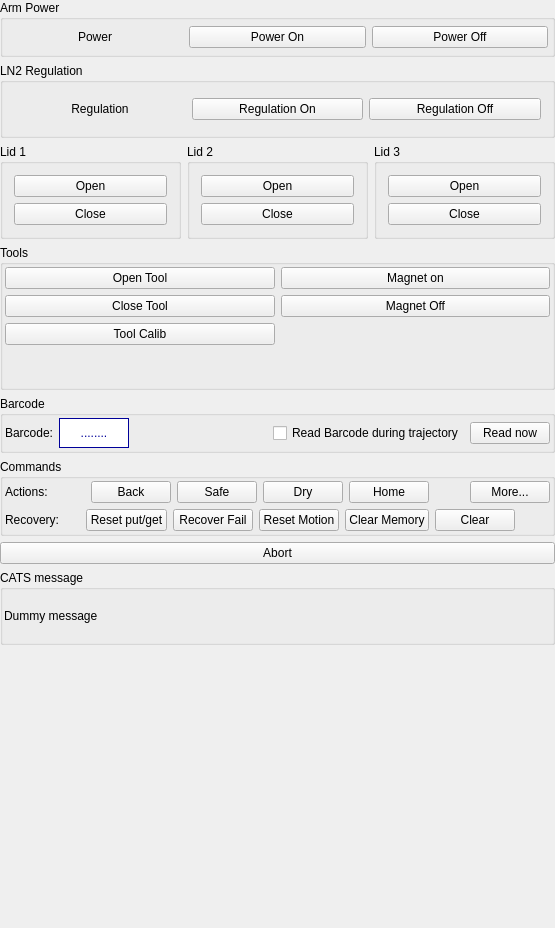
<?xml version="1.0" encoding="UTF-8"?>
<ui version="4.0">
 <class>Qt4_CatsMaintWidget</class>
 <widget class="QWidget" name="Qt4_CatsMaintWidget">
  <property name="geometry">
   <rect>
    <x>0</x>
    <y>0</y>
    <width>555</width>
    <height>928</height>
   </rect>
  </property>
  <property name="sizePolicy">
   <sizepolicy hsizetype="Preferred" vsizetype="Expanding">
    <horstretch>0</horstretch>
    <verstretch>0</verstretch>
   </sizepolicy>
  </property>
  <property name="windowTitle">
   <string>Form1</string>
  </property>
  <layout class="QVBoxLayout" name="verticalLayout_7">
   <property name="margin">
    <number>0</number>
   </property>
   <item>
    <layout class="QVBoxLayout" name="verticalLayout_6" stretch="0,0,0,0,0,0,0,0,1">
     <item>
      <widget class="QGroupBox" name="boxPower">
       <property name="sizePolicy">
        <sizepolicy hsizetype="Preferred" vsizetype="Preferred">
         <horstretch>0</horstretch>
         <verstretch>0</verstretch>
        </sizepolicy>
       </property>
       <property name="title">
        <string>Arm Power</string>
       </property>
       <layout class="QHBoxLayout">
        <property name="leftMargin">
         <number>4</number>
        </property>
        <property name="topMargin">
         <number>2</number>
        </property>
        <property name="rightMargin">
         <number>4</number>
        </property>
        <property name="bottomMargin">
         <number>2</number>
        </property>
        <item>
         <widget class="QLabel" name="lblPowerState">
          <property name="sizePolicy">
           <sizepolicy hsizetype="Preferred" vsizetype="Fixed">
            <horstretch>0</horstretch>
            <verstretch>0</verstretch>
           </sizepolicy>
          </property>
          <property name="minimumSize">
           <size>
            <width>1</width>
            <height>30</height>
           </size>
          </property>
          <property name="text">
           <string>Power</string>
          </property>
          <property name="alignment">
           <set>Qt::AlignCenter</set>
          </property>
          <property name="wordWrap">
           <bool>false</bool>
          </property>
         </widget>
        </item>
        <item>
         <widget class="QPushButton" name="btPowerOn">
          <property name="sizePolicy">
           <sizepolicy hsizetype="Minimum" vsizetype="Fixed">
            <horstretch>0</horstretch>
            <verstretch>0</verstretch>
           </sizepolicy>
          </property>
          <property name="text">
           <string>Power On</string>
          </property>
         </widget>
        </item>
        <item>
         <widget class="QPushButton" name="btPowerOff">
          <property name="sizePolicy">
           <sizepolicy hsizetype="Minimum" vsizetype="Fixed">
            <horstretch>0</horstretch>
            <verstretch>0</verstretch>
           </sizepolicy>
          </property>
          <property name="text">
           <string>Power Off</string>
          </property>
         </widget>
        </item>
       </layout>
      </widget>
     </item>
     <item>
      <widget class="QGroupBox" name="boxRegulation">
       <property name="sizePolicy">
        <sizepolicy hsizetype="Preferred" vsizetype="Preferred">
         <horstretch>0</horstretch>
         <verstretch>0</verstretch>
        </sizepolicy>
       </property>
       <property name="title">
        <string>LN2 Regulation</string>
       </property>
       <layout class="QHBoxLayout" name="horizontalLayout_4">
        <item>
         <widget class="QLabel" name="lblRegulationState">
          <property name="sizePolicy">
           <sizepolicy hsizetype="Preferred" vsizetype="Fixed">
            <horstretch>0</horstretch>
            <verstretch>0</verstretch>
           </sizepolicy>
          </property>
          <property name="minimumSize">
           <size>
            <width>0</width>
            <height>30</height>
           </size>
          </property>
          <property name="text">
           <string>Regulation</string>
          </property>
          <property name="alignment">
           <set>Qt::AlignCenter</set>
          </property>
          <property name="wordWrap">
           <bool>false</bool>
          </property>
         </widget>
        </item>
        <item>
         <widget class="QPushButton" name="btRegulationOn">
          <property name="sizePolicy">
           <sizepolicy hsizetype="Minimum" vsizetype="Fixed">
            <horstretch>0</horstretch>
            <verstretch>0</verstretch>
           </sizepolicy>
          </property>
          <property name="text">
           <string>Regulation On</string>
          </property>
         </widget>
        </item>
        <item>
         <widget class="QPushButton" name="btRegulationOff">
          <property name="sizePolicy">
           <sizepolicy hsizetype="Minimum" vsizetype="Fixed">
            <horstretch>0</horstretch>
            <verstretch>0</verstretch>
           </sizepolicy>
          </property>
          <property name="text">
           <string>Regulation Off</string>
          </property>
         </widget>
        </item>
       </layout>
      </widget>
     </item>
     <item>
      <layout class="QHBoxLayout" name="layoutLids" stretch="1,1,1">
       <item>
        <widget class="QGroupBox" name="boxLid1">
         <property name="title">
          <string>Lid 1</string>
         </property>
         <layout class="QVBoxLayout">
          <item>
           <widget class="QPushButton" name="btLid1Open">
            <property name="font">
             <font/>
            </property>
            <property name="text">
             <string>Open</string>
            </property>
           </widget>
          </item>
          <item>
           <widget class="QPushButton" name="btLid1Close">
            <property name="font">
             <font/>
            </property>
            <property name="text">
             <string>Close</string>
            </property>
           </widget>
          </item>
         </layout>
        </widget>
       </item>
       <item>
        <widget class="QGroupBox" name="boxLid2">
         <property name="title">
          <string>Lid 2</string>
         </property>
         <layout class="QVBoxLayout">
          <item>
           <widget class="QPushButton" name="btLid2Open">
            <property name="font">
             <font/>
            </property>
            <property name="text">
             <string>Open</string>
            </property>
           </widget>
          </item>
          <item>
           <widget class="QPushButton" name="btLid2Close">
            <property name="font">
             <font/>
            </property>
            <property name="text">
             <string>Close</string>
            </property>
           </widget>
          </item>
         </layout>
        </widget>
       </item>
       <item>
        <widget class="QGroupBox" name="boxLid3">
         <property name="title">
          <string>Lid 3</string>
         </property>
         <layout class="QVBoxLayout">
          <item>
           <widget class="QPushButton" name="btLid3Open">
            <property name="font">
             <font/>
            </property>
            <property name="text">
             <string>Open</string>
            </property>
           </widget>
          </item>
          <item>
           <widget class="QPushButton" name="btLid3Close">
            <property name="font">
             <font/>
            </property>
            <property name="text">
             <string>Close</string>
            </property>
           </widget>
          </item>
         </layout>
        </widget>
       </item>
      </layout>
     </item>
     <item>
      <widget class="QGroupBox" name="boxTools">
       <property name="title">
        <string>Tools</string>
       </property>
       <layout class="QVBoxLayout" name="verticalLayout_4">
        <property name="margin">
         <number>2</number>
        </property>
        <item>
         <layout class="QHBoxLayout" name="horizontalLayout_5">
          <item>
           <layout class="QVBoxLayout" name="verticalLayout">
            <item>
             <widget class="QPushButton" name="btOpenTool">
              <property name="text">
               <string>Open Tool</string>
              </property>
             </widget>
            </item>
            <item>
             <widget class="QPushButton" name="btCloseTool">
              <property name="text">
               <string>Close Tool</string>
              </property>
             </widget>
            </item>
            <item>
             <widget class="QPushButton" name="btToolCalib">
              <property name="text">
               <string>Tool Calib</string>
              </property>
             </widget>
            </item>
            <item>
             <spacer name="verticalSpacer_2">
              <property name="orientation">
               <enum>Qt::Vertical</enum>
              </property>
              <property name="sizeHint" stdset="0">
               <size>
                <width>20</width>
                <height>40</height>
               </size>
              </property>
             </spacer>
            </item>
           </layout>
          </item>
          <item>
           <layout class="QVBoxLayout" name="verticalLayout_2">
            <item>
             <widget class="QPushButton" name="btMagnetOff">
              <property name="text">
               <string>Magnet on</string>
              </property>
             </widget>
            </item>
            <item>
             <widget class="QPushButton" name="btMagnetOn">
              <property name="text">
               <string>Magnet Off</string>
              </property>
             </widget>
            </item>
            <item>
             <spacer name="verticalSpacer">
              <property name="orientation">
               <enum>Qt::Vertical</enum>
              </property>
              <property name="sizeHint" stdset="0">
               <size>
                <width>20</width>
                <height>40</height>
               </size>
              </property>
             </spacer>
            </item>
           </layout>
          </item>
         </layout>
        </item>
       </layout>
      </widget>
     </item>
     <item>
      <widget class="QGroupBox" name="boxBarcode">
       <property name="title">
        <string>Barcode</string>
       </property>
       <layout class="QHBoxLayout" name="horizontalLayout_6">
        <property name="margin">
         <number>2</number>
        </property>
        <item>
         <layout class="QHBoxLayout" name="horizontalLayout_3">
          <item>
           <widget class="QLabel" name="label_3">
            <property name="text">
             <string>Barcode:</string>
            </property>
           </widget>
          </item>
          <item>
           <widget class="QLabel" name="barcodeLabel">
            <property name="sizePolicy">
             <sizepolicy hsizetype="Preferred" vsizetype="Fixed">
              <horstretch>0</horstretch>
              <verstretch>0</verstretch>
             </sizepolicy>
            </property>
            <property name="minimumSize">
             <size>
              <width>70</width>
              <height>30</height>
             </size>
            </property>
            <property name="styleSheet">
             <string notr="true">background-color: white;
color: #009;</string>
            </property>
            <property name="frameShape">
             <enum>QFrame::Box</enum>
            </property>
            <property name="text">
             <string>........</string>
            </property>
            <property name="alignment">
             <set>Qt::AlignCenter</set>
            </property>
           </widget>
          </item>
          <item>
           <spacer name="horizontalSpacer_2">
            <property name="orientation">
             <enum>Qt::Horizontal</enum>
            </property>
            <property name="sizeHint" stdset="0">
             <size>
              <width>40</width>
              <height>20</height>
             </size>
            </property>
           </spacer>
          </item>
          <item>
           <widget class="QCheckBox" name="barcodeCheck">
            <property name="text">
             <string>Read Barcode during trajectory</string>
            </property>
           </widget>
          </item>
          <item>
           <widget class="QPushButton" name="btBarcodeRead">
            <property name="text">
             <string>Read now</string>
            </property>
           </widget>
          </item>
         </layout>
        </item>
       </layout>
      </widget>
     </item>
     <item>
      <widget class="QGroupBox" name="boxCommands">
       <property name="minimumSize">
        <size>
         <width>0</width>
         <height>0</height>
        </size>
       </property>
       <property name="title">
        <string>Commands</string>
       </property>
       <layout class="QVBoxLayout" name="verticalLayout_5">
        <property name="margin">
         <number>2</number>
        </property>
        <item>
         <layout class="QVBoxLayout" name="verticalLayout_3">
          <item>
           <layout class="QHBoxLayout" name="horizontalLayout_2">
            <item>
             <widget class="QLabel" name="label">
              <property name="sizePolicy">
               <sizepolicy hsizetype="Fixed" vsizetype="Preferred">
                <horstretch>0</horstretch>
                <verstretch>0</verstretch>
               </sizepolicy>
              </property>
              <property name="minimumSize">
               <size>
                <width>80</width>
                <height>0</height>
               </size>
              </property>
              <property name="text">
               <string>Actions:</string>
              </property>
             </widget>
            </item>
            <item>
             <widget class="QPushButton" name="btBack">
              <property name="sizePolicy">
               <sizepolicy hsizetype="Minimum" vsizetype="Fixed">
                <horstretch>0</horstretch>
                <verstretch>0</verstretch>
               </sizepolicy>
              </property>
              <property name="font">
               <font/>
              </property>
              <property name="text">
               <string>Back</string>
              </property>
             </widget>
            </item>
            <item>
             <widget class="QPushButton" name="btSafe">
              <property name="sizePolicy">
               <sizepolicy hsizetype="Minimum" vsizetype="Fixed">
                <horstretch>0</horstretch>
                <verstretch>0</verstretch>
               </sizepolicy>
              </property>
              <property name="font">
               <font/>
              </property>
              <property name="text">
               <string>Safe</string>
              </property>
             </widget>
            </item>
            <item>
             <widget class="QPushButton" name="btDry">
              <property name="text">
               <string>Dry</string>
              </property>
             </widget>
            </item>
            <item>
             <widget class="QPushButton" name="btHome">
              <property name="text">
               <string>Home</string>
              </property>
             </widget>
            </item>
            <item>
             <spacer name="horizontalSpacer_3">
              <property name="orientation">
               <enum>Qt::Horizontal</enum>
              </property>
              <property name="sizeHint" stdset="0">
               <size>
                <width>40</width>
                <height>20</height>
               </size>
              </property>
             </spacer>
            </item>
            <item>
             <widget class="QPushButton" name="btMore">
              <property name="text">
               <string>More...</string>
              </property>
             </widget>
            </item>
           </layout>
          </item>
          <item>
           <layout class="QHBoxLayout" name="horizontalLayout">
            <item>
             <widget class="QLabel" name="label_2">
              <property name="sizePolicy">
               <sizepolicy hsizetype="Fixed" vsizetype="Preferred">
                <horstretch>0</horstretch>
                <verstretch>0</verstretch>
               </sizepolicy>
              </property>
              <property name="minimumSize">
               <size>
                <width>75</width>
                <height>0</height>
               </size>
              </property>
              <property name="text">
               <string>Recovery:</string>
              </property>
             </widget>
            </item>
            <item>
             <widget class="QPushButton" name="btResetPutGet">
              <property name="text">
               <string>Reset put/get</string>
              </property>
             </widget>
            </item>
            <item>
             <widget class="QPushButton" name="btRecoverFailure">
              <property name="text">
               <string>Recover Fail</string>
              </property>
             </widget>
            </item>
            <item>
             <widget class="QPushButton" name="btResetMotion">
              <property name="text">
               <string>Reset Motion</string>
              </property>
             </widget>
            </item>
            <item>
             <widget class="QPushButton" name="btMemClear">
              <property name="text">
               <string>Clear Memory</string>
              </property>
             </widget>
            </item>
            <item>
             <widget class="QPushButton" name="btClear">
              <property name="text">
               <string>Clear</string>
              </property>
             </widget>
            </item>
            <item>
             <spacer name="horizontalSpacer">
              <property name="orientation">
               <enum>Qt::Horizontal</enum>
              </property>
              <property name="sizeHint" stdset="0">
               <size>
                <width>40</width>
                <height>20</height>
               </size>
              </property>
             </spacer>
            </item>
           </layout>
          </item>
         </layout>
        </item>
       </layout>
      </widget>
     </item>
     <item>
      <widget class="QPushButton" name="btAbort">
       <property name="text">
        <string>Abort</string>
       </property>
      </widget>
     </item>
     <item>
      <widget class="QGroupBox" name="groupBox6">
       <property name="title">
        <string>CATS message</string>
       </property>
       <layout class="QHBoxLayout">
        <property name="margin">
         <number>1</number>
        </property>
        <item>
         <widget class="QLabel" name="lblMessage">
          <property name="minimumSize">
           <size>
            <width>0</width>
            <height>50</height>
           </size>
          </property>
          <property name="text">
           <string>Dummy message</string>
          </property>
          <property name="wordWrap">
           <bool>false</bool>
          </property>
         </widget>
        </item>
       </layout>
      </widget>
     </item>
     <item>
      <spacer name="verticalSpacer_3">
       <property name="orientation">
        <enum>Qt::Vertical</enum>
       </property>
       <property name="sizeHint" stdset="0">
        <size>
         <width>20</width>
         <height>40</height>
        </size>
       </property>
      </spacer>
     </item>
    </layout>
   </item>
  </layout>
 </widget>
 <layoutdefault spacing="6" margin="11"/>
 <pixmapfunction>qPixmapFromMimeSource</pixmapfunction>
 <tabstops>
  <tabstop>btPowerOn</tabstop>
  <tabstop>btPowerOff</tabstop>
  <tabstop>btLid1Open</tabstop>
  <tabstop>btLid1Close</tabstop>
  <tabstop>btLid2Open</tabstop>
  <tabstop>btLid2Close</tabstop>
  <tabstop>btLid3Open</tabstop>
  <tabstop>btLid3Close</tabstop>
  <tabstop>btBack</tabstop>
  <tabstop>btSafe</tabstop>
 </tabstops>
 <resources/>
 <connections/>
</ui>
